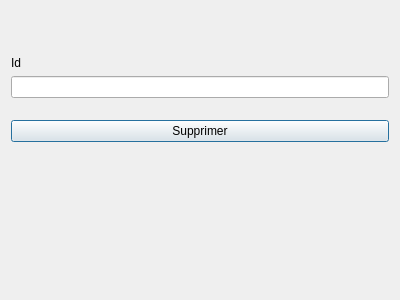
<?xml version="1.0" encoding="UTF-8"?>
<ui version="4.0">
 <class>deleteUser</class>
 <widget class="QDialog" name="deleteUser">
  <property name="geometry">
   <rect>
    <x>0</x>
    <y>0</y>
    <width>400</width>
    <height>300</height>
   </rect>
  </property>
  <property name="windowTitle">
   <string>Supprimer</string>
  </property>
  <layout class="QGridLayout" name="gridLayout">
   <item row="1" column="0">
    <spacer name="verticalSpacer_2">
     <property name="orientation">
      <enum>Qt::Vertical</enum>
     </property>
     <property name="sizeHint" stdset="0">
      <size>
       <width>20</width>
       <height>40</height>
      </size>
     </property>
    </spacer>
   </item>
   <item row="0" column="0">
    <layout class="QFormLayout" name="formLayout">
     <item row="1" column="0" colspan="2">
      <widget class="QLabel" name="idLabel">
       <property name="text">
        <string>Id</string>
       </property>
      </widget>
     </item>
     <item row="2" column="0" colspan="2">
      <widget class="QLineEdit" name="idLineEdit"/>
     </item>
     <item row="4" column="0" colspan="2">
      <widget class="QPushButton" name="Supprimer">
       <property name="text">
        <string>Supprimer</string>
       </property>
      </widget>
     </item>
     <item row="3" column="0">
      <spacer name="verticalSpacer_3">
       <property name="orientation">
        <enum>Qt::Vertical</enum>
       </property>
       <property name="sizeType">
        <enum>QSizePolicy::Fixed</enum>
       </property>
       <property name="sizeHint" stdset="0">
        <size>
         <width>20</width>
         <height>10</height>
        </size>
       </property>
      </spacer>
     </item>
     <item row="0" column="0" colspan="2">
      <widget class="QLabel" name="error">
       <property name="styleSheet">
        <string notr="true">font-size: 20px;
color: &quot;#FCA311&quot;;
margin-bottom: 16px;</string>
       </property>
       <property name="text">
        <string/>
       </property>
      </widget>
     </item>
    </layout>
   </item>
  </layout>
 </widget>
 <resources/>
 <connections/>
</ui>
